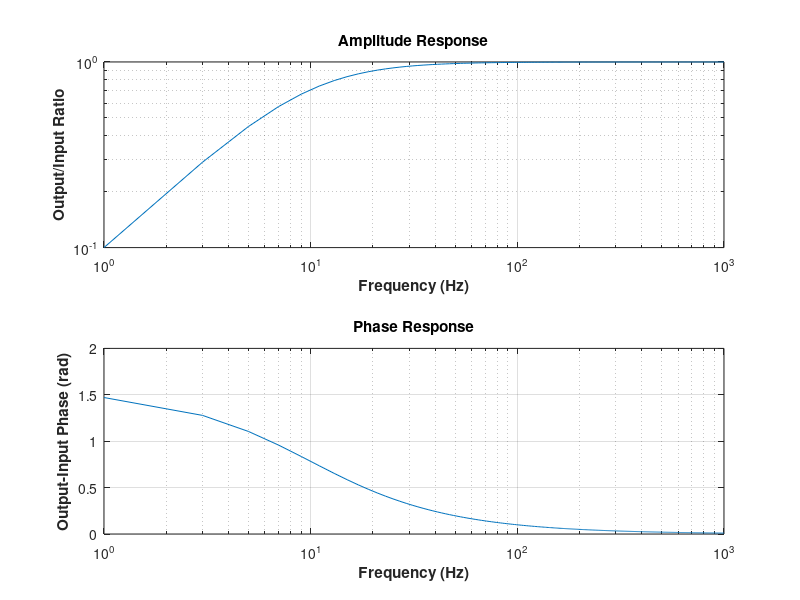

MATLAB code to generate this figure:
%Script file: High-Pass Filter
%MATLAB Programming for Engineers: Problem 3.19
%
%Author: Ayaz Noor  01/18/21
%
%Given the ratio of output voltage V0 and the input voltage Vi, calculate
%and plot the amplitude and phase response of this filter as a function of
%frequency.
%Assume R = 16 kohms and C = 1 mF

%Define variables
%amp     --Amplitude response
%C       --Capacitance (farads)
%f       --Frequency of input signal (Hz)
%phase   --Phase response
%R       --Resistance (ohms)
%res     --Vo/Vi

%Initialize R & C
R = 16000;       %16k ohms
C = 1.0E-6;      %1 uF

%Create array of input frequencies
f = 1:2:1000;

%Calculate response
res = (j*2*pi*f*R*C) ./ (1 + j*2*pi*f*R*C);

%Calculate amplitude response
amp = abs(res);

%Calculate phase response
phase = angle(res);

%Create plots
subplot(2, 1, 1);
loglog(f, amp);
title('\bfAmplitude Response');
xlabel('\bfFrequency (Hz)');
ylabel('\bfOutput/Input Ratio');
grid on;

subplot(2, 1, 2);
semilogx(f, phase);
title('\bfPhase Response');
xlabel('\bfFrequency (Hz)');
ylabel('\bfOutput-Input Phase (rad)');
grid on;
